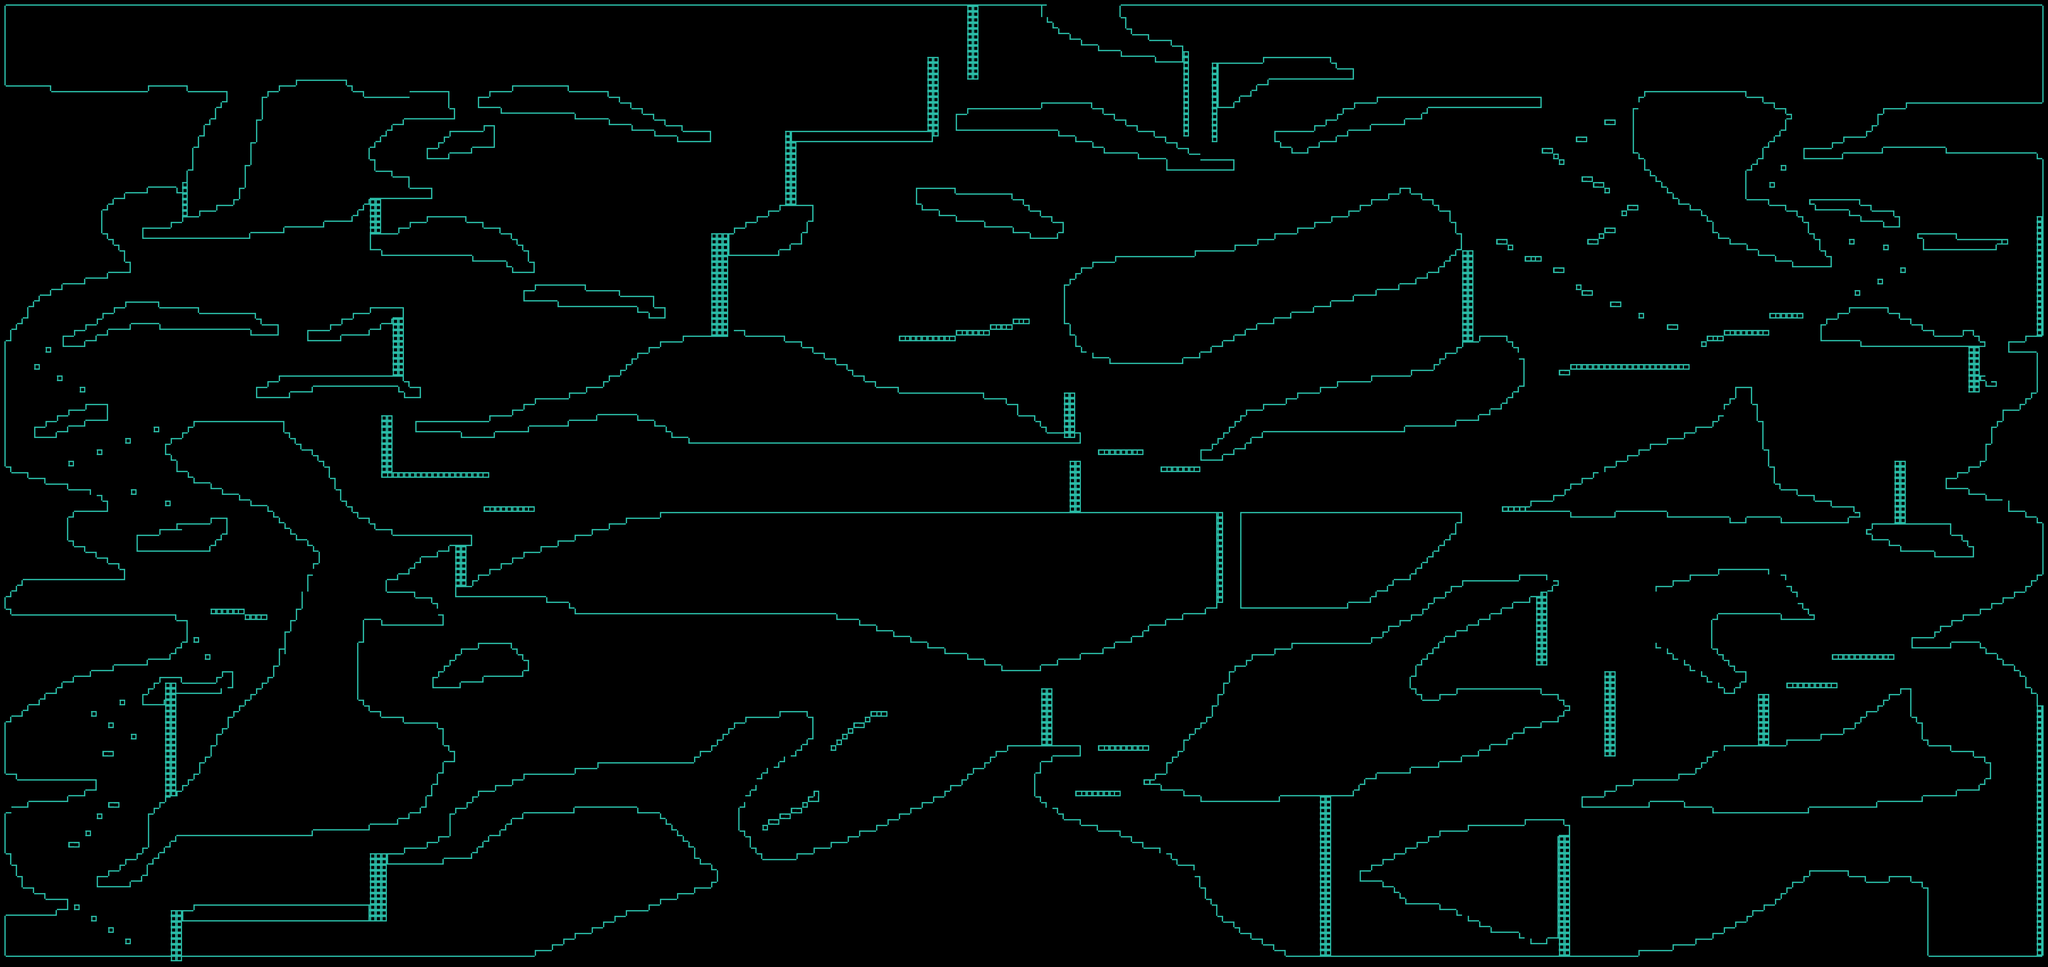

A level layout from a 2D game, rendered from its tile map. Below: a short description, then the map file with tile-grid data replaced by summaries:
An orthogonal 360x170 tile map with 16x16 px tiles, 2 tile layers (Ground, Walls), 10 tilesets and 47 objects (30x spring, spike, enemyOn, enemyAltar, enemyPowerup, ...).

<map version="1.8" tiledversion="1.8.5" orientation="orthogonal" renderorder="right-down" width="360" height="170" tilewidth="16" tileheight="16" infinite="0" nextlayerid="18" nextobjectid="100">
 <editorsettings>
  <export target="map.json" format="json" />
 </editorsettings>
 <tileset firstgid="1" name="tempTiles" tilewidth="16" tileheight="16" tilecount="9" columns="9">
  <image source="tempTiles.png" trans="ff00ff" width="144" height="16" />
  <tile id="0">
   <properties>
    <property name="collides" type="bool" value="true" />
   </properties>
  </tile>
  <tile id="1">
   <properties>
    <property name="collides" type="bool" value="true" />
   </properties>
  </tile>
  <tile id="2">
   <properties>
    <property name="collides" type="bool" value="true" />
   </properties>
  </tile>
  <tile id="5">
   <properties>
    <property name="collides" type="bool" value="true" />
   </properties>
  </tile>
  <tile id="6">
   <properties>
    <property name="collides" type="bool" value="true" />
   </properties>
  </tile>
 </tileset>
 <tileset firstgid="10" name="RespawnImgSet" tilewidth="449" tileheight="355" tilecount="2" columns="2">
  <image source="RespawnImgSet.png" width="898" height="355" />
  <tile id="0">
   <properties>
    <property name="collides" type="bool" value="true" />
   </properties>
  </tile>
  <tile id="1">
   <properties>
    <property name="collides" type="bool" value="true" />
   </properties>
  </tile>
 </tileset>
 <tileset firstgid="12" name="Gravity" tilewidth="32" tileheight="32" tilecount="1" columns="1">
  <image source="Gravity.png" width="32" height="32" />
 </tileset>
 <tileset firstgid="13" name="Springpowerup" tilewidth="32" tileheight="32" tilecount="1" columns="1">
  <image source="Springpowerup.png" width="32" height="32" />
 </tileset>
 <tileset firstgid="14" name="MomentumPowerup" tilewidth="32" tileheight="32" tilecount="1" columns="1">
  <image source="MomentumPowerup.png" width="32" height="32" />
 </tileset>
 <tileset firstgid="15" name="wallpowerup" tilewidth="32" tileheight="32" tilecount="1" columns="1">
  <image source="wallpowerup.png" width="32" height="32" />
 </tileset>
 <tileset firstgid="16" name="Enemypowerup" tilewidth="32" tileheight="32" tilecount="1" columns="1">
  <image source="Enemypowerup.png" width="32" height="32" />
 </tileset>
 <tileset firstgid="17" name="48x48box" tilewidth="16" tileheight="16" tilecount="9" columns="3">
  <image source="48x48box.png" trans="ff00ff" width="48" height="48" />
  <tile id="0">
   <properties>
    <property name="collides" type="bool" value="true" />
   </properties>
  </tile>
  <tile id="1">
   <properties>
    <property name="collides" type="bool" value="true" />
   </properties>
  </tile>
  <tile id="2">
   <properties>
    <property name="collides" type="bool" value="true" />
   </properties>
  </tile>
  <tile id="3">
   <properties>
    <property name="collides" type="bool" value="true" />
   </properties>
  </tile>
  <tile id="4">
   <properties>
    <property name="collides" type="bool" value="true" />
   </properties>
  </tile>
  <tile id="5">
   <properties>
    <property name="collides" type="bool" value="true" />
   </properties>
  </tile>
  <tile id="6">
   <properties>
    <property name="collides" type="bool" value="true" />
   </properties>
  </tile>
  <tile id="7">
   <properties>
    <property name="collides" type="bool" value="true" />
   </properties>
  </tile>
  <tile id="8">
   <properties>
    <property name="collides" type="bool" value="true" />
   </properties>
  </tile>
 </tileset>
 <tileset firstgid="26" name="48x48" tilewidth="16" tileheight="16" tilecount="9" columns="3">
  <image source="48x48.png" trans="ff00ff" width="48" height="48" />
  <tile id="1">
   <properties>
    <property name="collides" type="bool" value="true" />
   </properties>
  </tile>
  <tile id="3">
   <properties>
    <property name="collides" type="bool" value="true" />
   </properties>
  </tile>
  <tile id="4">
   <properties>
    <property name="collides" type="bool" value="true" />
   </properties>
  </tile>
  <tile id="5">
   <properties>
    <property name="collides" type="bool" value="true" />
   </properties>
  </tile>
  <tile id="7">
   <properties>
    <property name="collides" type="bool" value="true" />
   </properties>
  </tile>
 </tileset>
 <tileset firstgid="35" name="spikes" tilewidth="64" tileheight="64" tilecount="1" columns="1">
  <properties>
   <property name="collides" type="bool" value="true" />
  </properties>
  <image source="spikes.png" width="64" height="64" />
 </tileset>
 <layer id="1" name="Ground" width="360" height="170">
  <data>[61200 cells, 22233 non-empty, 14 distinct tile ids]</data>
 </layer>
 <layer id="2" name="Walls" width="360" height="170">
  <data>[61200 cells, 702 non-empty, 1 distinct tile ids]</data>
 </layer>
 <objectgroup id="4" name="Spike">
  <object id="99" name="spike" gid="35" x="81" y="240.333" width="16" height="16" />
 </objectgroup>
 <objectgroup id="13" name="EnemyOn">
  <object id="94" name="enemyOn" gid="11" x="5510.25" y="287.917" width="67.35" height="53.25" />
 </objectgroup>
 <objectgroup id="11" name="EnemyAltar">
  <object id="92" name="enemyAltar" gid="10" x="5510.75" y="288.5" width="67.35" height="53.25" />
  <object id="93" name="enemyPowerup" gid="16" x="5528.25" y="267.25" width="32" height="32" />
 </objectgroup>
 <objectgroup id="14" name="WallOn">
  <object id="95" name="wallOn" gid="11" x="247" y="255.667" width="67.35" height="53.25" />
 </objectgroup>
 <objectgroup id="8" name="WallAltar">
  <object id="88" name="wallAltar" gid="10" x="247.517" y="256.125" width="67.35" height="53.25" />
  <object id="89" name="wallPowerup" gid="15" x="264.909" y="234.909" width="32" height="32" />
 </objectgroup>
 <objectgroup id="15" name="GravOn">
  <object id="96" name="gravOn" gid="11" x="3126.33" y="1264.83" width="67.35" height="53.25" />
 </objectgroup>
 <objectgroup id="7" name="GravAltar">
  <object id="82" name="gravAltar" gid="10" x="3126.21" y="1264.58" width="67.35" height="53.25" />
  <object id="83" name="gravPowerup" gid="12" x="3143.36" y="1243" width="32" height="32" />
 </objectgroup>
 <objectgroup id="16" name="MomOn">
  <object id="97" name="momOn" gid="11" x="53.5909" y="2688.14" width="67.35" height="53.25" />
 </objectgroup>
 <objectgroup id="9" name="MomAltar">
  <object id="86" name="momAltar" gid="10" x="53.7386" y="2688.16" width="67.35" height="53.25" />
  <object id="87" name="momPowerup" gid="14" x="71.3636" y="2666.73" width="32" height="32" />
 </objectgroup>
 <objectgroup id="17" name="SpringOn">
  <object id="98" name="springOn" gid="11" x="5525.5" y="2689.5" width="67.35" height="53.25" />
 </objectgroup>
 <objectgroup id="10" name="SpringAltar">
  <object id="84" name="springAltar" gid="10" x="5525.89" y="2688.58" width="67.35" height="53.25" />
  <object id="85" name="springPowerup" gid="13" x="5543" y="2666.27" width="32" height="32" />
 </objectgroup>
 <objectgroup id="5" name="Spring">
  <object id="9" name="spring" gid="9" x="5407.83" y="2079.83" width="16" height="16" />
  <object id="7" name="spring" gid="9" x="4383.84" y="1967.98" width="16" height="16" />
  <object id="8" name="spring" gid="9" x="4496.5" y="2240" width="16" height="16" />
  <object id="10" name="spring" gid="9" x="5568" y="1713.33" width="16" height="16" />
  <object id="11" name="spring" gid="9" x="5457.33" y="1472" width="16" height="16" />
  <object id="12" name="spring" gid="9" x="5616.34" y="1184.66" width="16" height="16" />
  <object id="13" name="spring" gid="9" x="5039.67" y="592" width="16" height="16" />
  <object id="14" name="spring" gid="9" x="160.455" y="2527.97" width="16" height="16" />
  <object id="15" name="spring" gid="9" x="352.667" y="1727.5" width="16" height="16" />
  </objectgroup>
 <objectgroup id="6" name="PlayerSpawn">
  <!-- 1 objects omitted --></objectgroup>
</map>
<!-- 22 of 47 objects omitted -->